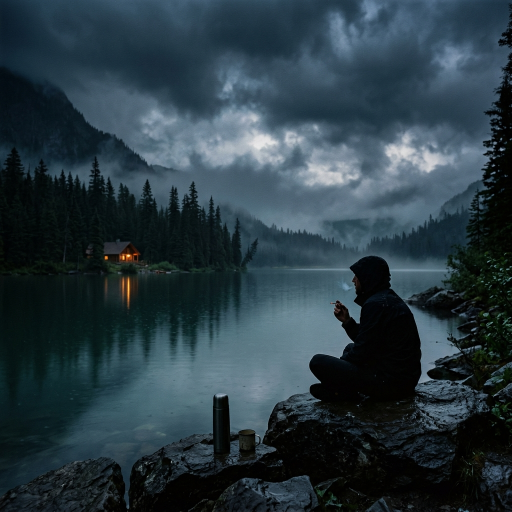
#> input picture assets/images/lake_guy.png, 1024 x 1024 px, found by its file name (shown at 1/2 size)
$ python draw_actual_cigarette.py
#> lines starting #> are read from the running program, lines starting #| are printed output that depends on the picture
from PIL import Image, ImageDraw

img = Image.open('c:/laragon/www/my_vibe/assets/images/lake_guy.png').convert('RGB')
#> img is the input picture: PIL image 1024x1024 RGB; mean R, G, B 41.6, 58.4, 66.7
w, h = img.size
#> w = 1024; h = 1024

# Let's crop a 200x200 area centered at x: 68%, y: 60%
cx = int(w * 0.68)
#> cx = 696
cy = int(h * 0.60)
#> cy = 614
x1, y1 = cx - 100, cy - 100
#> x1 = 596; y1 = 514
x2, y2 = cx + 100, cy + 100
#> x2 = 796; y2 = 714

crop = img.crop((x1, y1, x2, y2))
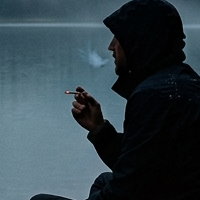
#> crop: PIL image 200x200 RGB; mean R, G, B 50, 65.5, 73.2
# Scale up 3x for clear viewing
scale = 3
c1 = crop.resize((crop.width * scale, crop.height * scale), Image.LANCZOS)
draw = ImageDraw.Draw(c1)

# Let's draw crosses at various coordinates relative to original image:
candidates = {
    "curr_0.642_0.597": (0.642, 0.597, (255, 0, 0)),    # Red
    "test_0.680_0.600": (0.680, 0.600, (0, 255, 0)),    # Green
    "test_0.685_0.600": (0.685, 0.600, (0, 0, 255)),    # Blue
    "test_0.690_0.600": (0.690, 0.600, (255, 255, 0)),  # Yellow
    "test_0.685_0.610": (0.685, 0.610, (255, 0, 255)),  # Magenta
    "test_0.690_0.610": (0.690, 0.610, (0, 255, 255)),  # Cyan
}

for name, (rx, ry, color) in candidates.items():
    # Map to crop coordinates
    px = (int(w * rx) - x1) * scale
    py = (int(h * ry) - y1) * scale
    if 0 <= px < c1.width and 0 <= py < c1.height:
        # Draw cross
        draw.line([(px - 8, py), (px + 8, py)], fill=color, width=2)
        draw.line([(px, py - 8), (px, py + 8)], fill=color, width=2)
        draw.text((px + 5, py + 5), name, fill=color)

# Save the crop
dest_path = 'C:/Users/LENOVO/.gemini/antigravity-ide/brain/70d14234-39af-44f8-a996-b4b7f4ef5622/actual_cigarette_candidates.png'
c1.save(dest_path)
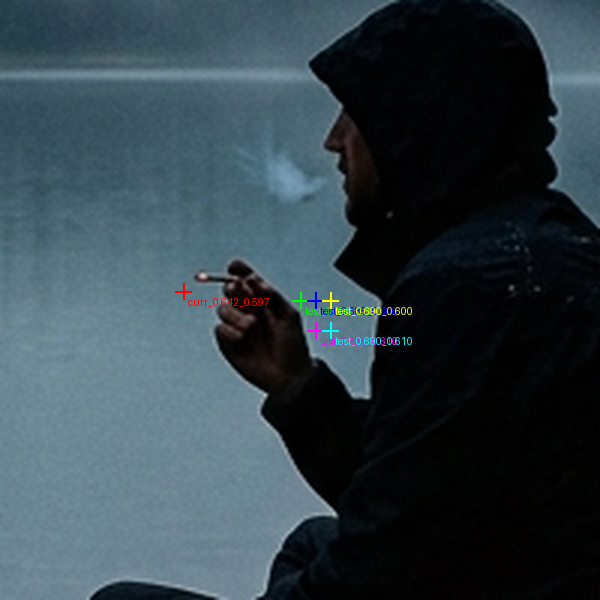
#> saved as actual_cigarette_candidates.png: PIL image 600x600 RGB; mean R, G, B 50.3, 65.6, 73.2
print(f"Saved actual cigarette comparison crop to {dest_path}")

$ run again, with assets/images/rainy_forest.jpg saved as assets/images/lake_guy.png
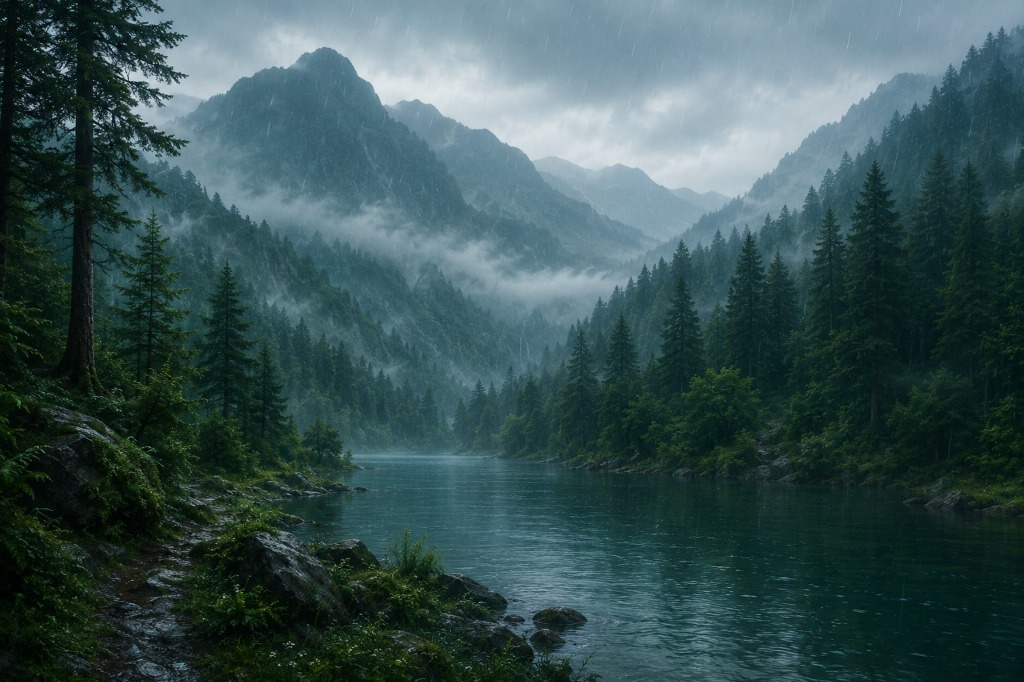
#> input picture assets/images/rainy_forest.jpg, 1024 x 682 px, found by its file name
#> img is the input picture: PIL image 1024x682 RGB; mean R, G, B 56.5, 82.1, 83.3
#> `crop = img.crop((x1, y1, x2, y2))`:
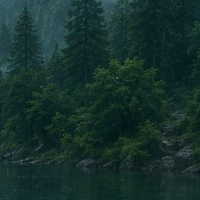
#> crop: PIL image 200x200 RGB; mean R, G, B 22, 48.3, 43.9
#> `c1.save(dest_path)`:
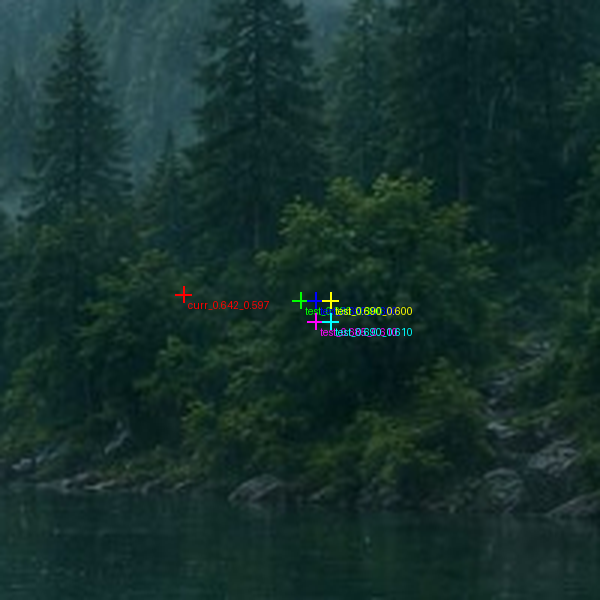
#> saved as actual_cigarette_candidates.png: PIL image 600x600 RGB; mean R, G, B 22.4, 48.6, 44.2
